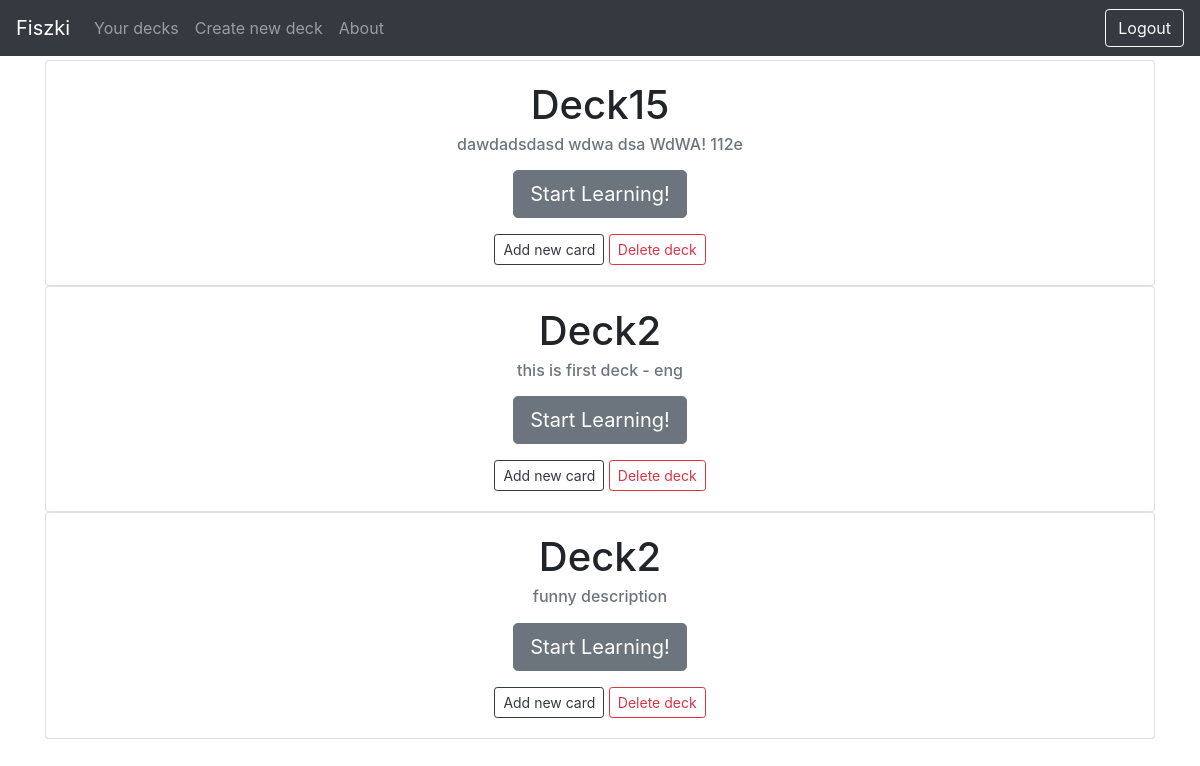
/decks/ (signed in), run on an earlier commit of the app's database.
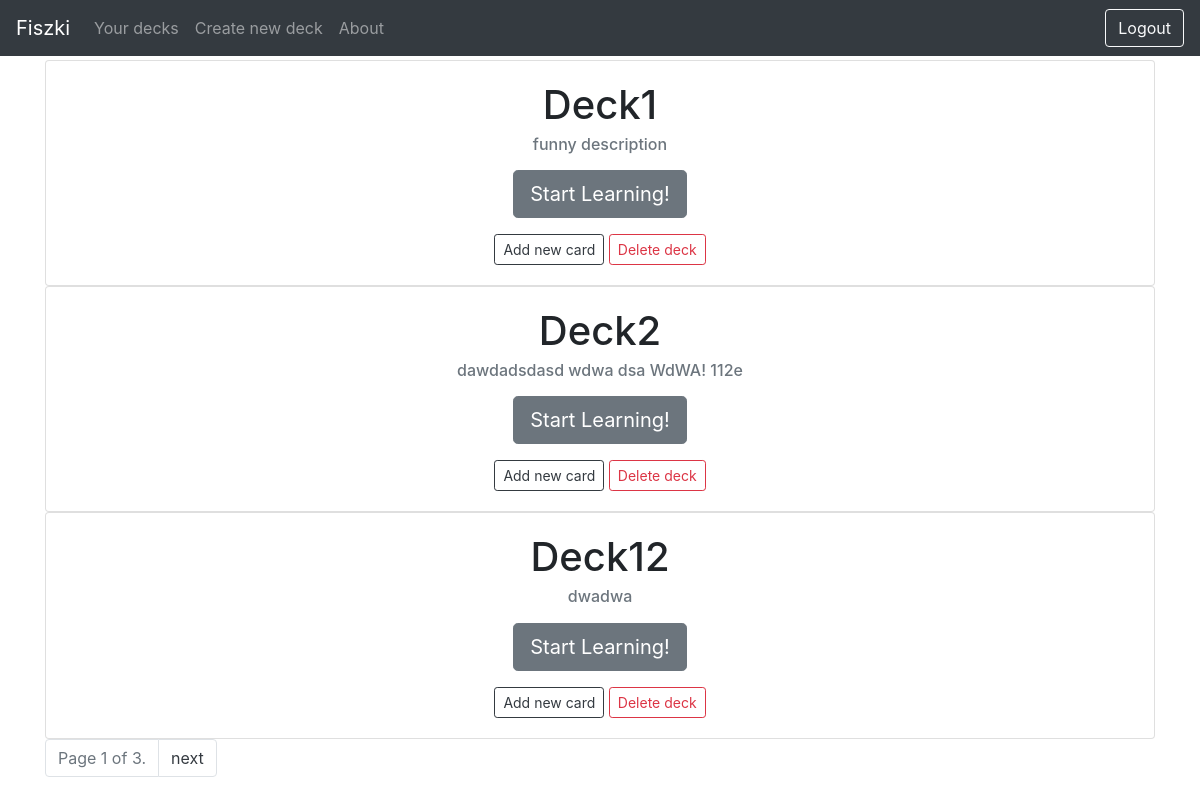
And on a later commit of the database.
### decks/models.py (models this page shows, shortened)
class Deck(models.Model):
    name = models.CharField(max_length=255)
    author = models.ForeignKey(settings.AUTH_USER_MODEL, on_delete=models.CASCADE)
    description = models.CharField(max_length=255)
    slug = models.SlugField(unique=False)
    class Meta:
        unique_together = (("name", "author"),)

### decks/views.py (the view)
# urls.py: path('', views.DeckListView.as_view(), name='deck_list'),
class DeckListView(LoginRequiredMixin, ListView):
    model = models.Deck
    template_name = 'deck_list.html'
    login_url = 'login'
    paginate_by = 3
    def get_queryset(self):
        return Deck.objects.filter(author=self.request.user)

### templates/deck_list.html (shortened to what this page needs)
{% extends 'base.html' %}
{% load staticfiles %}
{% block content %}
{% if object_list %}
  {% for deck in object_list %}
      <div class="card text-center">
        <div class="card-body">
          <h1 class="card-title">{{ deck.name }}</h5>
          <h6 class="card-subtitle mb-2 text-muted"> {{ deck.description }}</h6>
          <p><a class="btn btn-secondary btn-lg" href="{% url 'learning' deck.slug %}">Start Learning!</a></p>
          <a href="{% url 'card_new' deck.slug %}"><button type="button" class="btn btn-outline-dark btn-sm">Add new card</button></a>
          <a href="{% url 'deck_delete' deck.slug %}"><button type="button" class="btn btn-outline-danger btn-sm">Delete deck</button></a>
        </div>
      </div>
  {% endfor %}
  {% if is_paginated %}
  <nav>
    <ul class="pagination">
      <li class="page-item disabled">
          <a class="page-link" href="#" tabindex="-1">Page {{ page_obj.number }} of {{ page_obj.paginator.num_pages }}.</a></li>
      {% if page_obj.has_next %}
      <li class="page-item"><a class="page-link" href="/decks?page={{ page_obj.next_page_number }}"><span class="text-dark">next</span></a></li>
      {% endif %}
    </ul>
  </nav>
  {% endif %}
{% endif %}
{% endblock %}

### templates/base.html (shortened to what this page needs)
<!doctype html>
<html lang="en">
    <head>
        <link href="/static/bootstrap.min.css" rel="stylesheet">
        <link href="/static/sticky-footer-navbar.css" rel="stylesheet">
    </head>
    <body>
      <header>
        <nav class="navbar navbar-expand-md navbar-dark fixed-top bg-dark">
          <a class="navbar-brand" href="{% url 'about' %}">Fiszki</a>
              <div class="collapse navbar-collapse" id="navbarCollapse">
                <ul class="navbar-nav mr-auto">
                  {% if user.is_authenticated %}
                  <li class="nav-item"><a class="nav-link" href="{% url 'deck_list' %}">Your decks</a></li>
                  <li class="nav-item"><a class="nav-link" href="{% url 'deck_new' %}">Create new deck</a></li>
                  {% endif %}
                  <li class="nav-item"><a class="nav-link" href="{% url 'about' %}">About</a></li>
                  <li class="nav-item"><a class="nav-link" href="#"></a></li>
                </ul>
                <ul class="nav justify-content-end">
                  {% if user.is_authenticated %}
                  <li class="nav-item"><a class="btn btn-outline-light" href="{% url 'logout' %}">Logout</a></li>
                  {% else %}
                  <li class="nav-item"><a class="btn btn-outline-light" href="{% url 'login' %}">Login</a></li>
                  <li class="nav-item"></li>
                  <li class="nav-item"><a class="btn btn-outline-light" href="{% url 'signup' %}">Sign up</a></li>
                  {% endif %}
                </ul>
              </div>
        </nav>
      </header>
      <main role="main" class="container">
        {% block content %}
        {% endblock %}
      </main>
    </body>
</html>

### static/sticky-footer-navbar.css (style rules this page uses)
html { position: relative; min-height: 100%; }
body { margin-bottom: 60px; }
body > .container { padding: 60px 15px 0; }

What changed in the data, as far as the page shows it:
removed Deck: name "Deck15", description "dawdadsdasd wdwa dsa WdWA! 112e"
removed Deck: name "Deck2", description "this is first deck - eng"
removed Deck: name "Deck2", description "funny description"
added Deck: name "Deck1", description "funny description"
added Deck: name "Deck2", description "dawdadsdasd wdwa dsa WdWA! 112e"
added Deck: name "Deck12", description "dwadwa"
Also different on the page:
{{ page_obj.number }}: (not shown) → "1"
{{ page_obj.paginator.num_pages }}: (not shown) → "3"
text now shown: "Page of . next"
